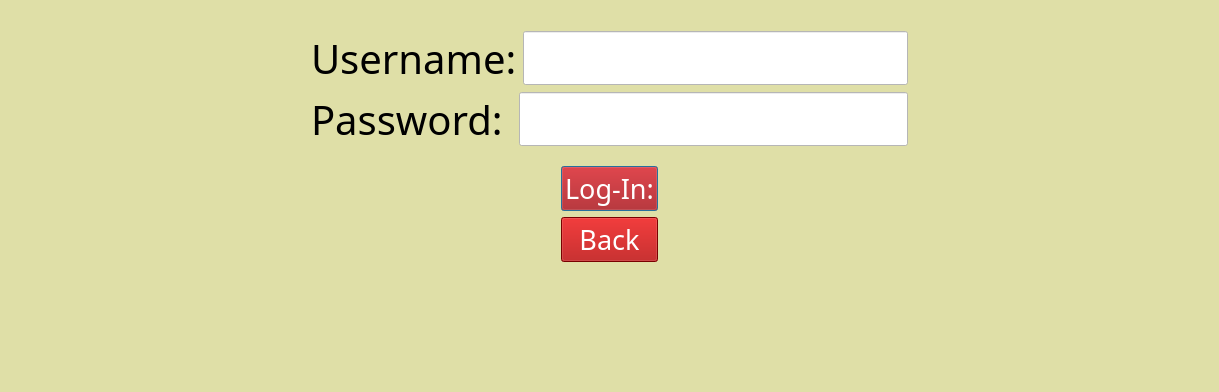
<?xml version="1.0" encoding="UTF-8"?>
<ui version="4.0">
 <class>admin</class>
 <widget class="QDialog" name="admin">
  <property name="geometry">
   <rect>
    <x>0</x>
    <y>0</y>
    <width>1214</width>
    <height>386</height>
   </rect>
  </property>
  <property name="windowTitle">
   <string>Dialog</string>
  </property>
  <property name="styleSheet">
   <string notr="true">background-color: rgb(223, 223, 167);</string>
  </property>
  <layout class="QVBoxLayout" name="verticalLayout_2">
   <property name="bottomMargin">
    <number>130</number>
   </property>
   <item>
    <widget class="QLabel" name="label_admin">
     <property name="text">
      <string/>
     </property>
     <property name="alignment">
      <set>Qt::AlignCenter</set>
     </property>
    </widget>
   </item>
   <item>
    <layout class="QHBoxLayout" name="horizontalLayout">
     <property name="leftMargin">
      <number>300</number>
     </property>
     <property name="rightMargin">
      <number>300</number>
     </property>
     <item>
      <widget class="QLabel" name="label">
       <property name="font">
        <font>
         <family>Segoe MDL2 Assets</family>
         <pointsize>30</pointsize>
        </font>
       </property>
       <property name="styleSheet">
        <string notr="true">color: rgb(0, 0, 0);</string>
       </property>
       <property name="text">
        <string>Username:</string>
       </property>
      </widget>
     </item>
     <item>
      <widget class="QLineEdit" name="lineEdit_adusername">
       <property name="font">
        <font>
         <pointsize>30</pointsize>
        </font>
       </property>
       <property name="styleSheet">
        <string notr="true">background-color: rgb(255, 255, 255);</string>
       </property>
      </widget>
     </item>
    </layout>
   </item>
   <item>
    <layout class="QHBoxLayout" name="horizontalLayout_2">
     <property name="spacing">
      <number>16</number>
     </property>
     <property name="leftMargin">
      <number>300</number>
     </property>
     <property name="rightMargin">
      <number>300</number>
     </property>
     <property name="bottomMargin">
      <number>13</number>
     </property>
     <item>
      <widget class="QLabel" name="label_2">
       <property name="font">
        <font>
         <family>Segoe MDL2 Assets</family>
         <pointsize>30</pointsize>
        </font>
       </property>
       <property name="styleSheet">
        <string notr="true">color: rgb(0, 0, 0);</string>
       </property>
       <property name="text">
        <string>Password:</string>
       </property>
      </widget>
     </item>
     <item>
      <widget class="QLineEdit" name="lineEdit_adpassword">
       <property name="font">
        <font>
         <pointsize>30</pointsize>
        </font>
       </property>
       <property name="styleSheet">
        <string notr="true">background-color: rgb(255, 255, 255);</string>
       </property>
       <property name="echoMode">
        <enum>QLineEdit::Password</enum>
       </property>
      </widget>
     </item>
    </layout>
   </item>
   <item>
    <layout class="QVBoxLayout" name="verticalLayout">
     <property name="leftMargin">
      <number>550</number>
     </property>
     <property name="rightMargin">
      <number>550</number>
     </property>
     <item>
      <widget class="QPushButton" name="pushButton_adlogin">
       <property name="font">
        <font>
         <family>Segoe MDL2 Assets</family>
         <pointsize>20</pointsize>
        </font>
       </property>
       <property name="styleSheet">
        <string notr="true">color: rgb(255, 255, 255);
background-color: rgb(170, 0, 0);</string>
       </property>
       <property name="text">
        <string>Log-In:</string>
       </property>
      </widget>
     </item>
     <item>
      <widget class="QPushButton" name="pushButton_2">
       <property name="font">
        <font>
         <family>Segoe MDL2 Assets</family>
         <pointsize>20</pointsize>
        </font>
       </property>
       <property name="styleSheet">
        <string notr="true">color: rgb(255, 255, 255);
background-color: rgb(170, 0, 0);</string>
       </property>
       <property name="text">
        <string>Back</string>
       </property>
      </widget>
     </item>
    </layout>
   </item>
  </layout>
 </widget>
 <resources/>
 <connections>
  <connection>
   <sender>pushButton_2</sender>
   <signal>clicked()</signal>
   <receiver>admin</receiver>
   <slot>close()</slot>
   <hints>
    <hint type="sourcelabel">
     <x>654</x>
     <y>254</y>
    </hint>
    <hint type="destinationlabel">
     <x>338</x>
     <y>272</y>
    </hint>
   </hints>
  </connection>
  <connection>
   <sender>pushButton_adlogin</sender>
   <signal>clicked()</signal>
   <receiver>admin</receiver>
   <slot>close()</slot>
   <hints>
    <hint type="sourcelabel">
     <x>561</x>
     <y>186</y>
    </hint>
    <hint type="destinationlabel">
     <x>514</x>
     <y>185</y>
    </hint>
   </hints>
  </connection>
 </connections>
</ui>
